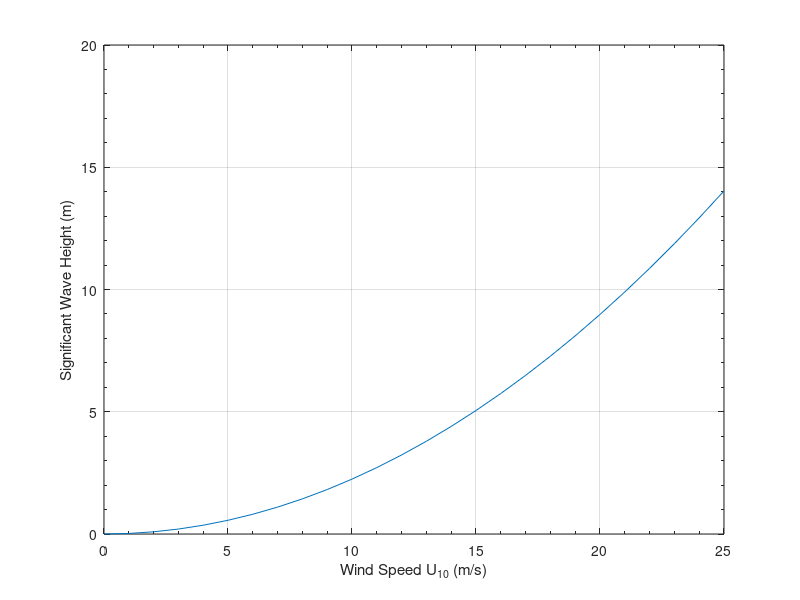

Reproduce this figure in MATLAB.
% wave_height_pierson_test.m
%
% Plot data output from Pierson and Moskowitz model for computing 
% wave height from wind speed. Uses data hard copied from
% boundary_test/wave_height_pierson_test screen outputs.
% Compare to significant wave height plot from 
% http://www.wikiwaves.org/Ocean-Wave_Spectra.

clear; close all;

a = [
    0 	0
    1 	0.022449
    2 	0.0897959
    3 	0.202041
    4 	0.359184
    5 	0.561224
    6 	0.808163
    7 	1.1
    8 	1.43673
    9 	1.81837
    10 	2.2449
    11 	2.71633
    12 	3.23265
    13 	3.79388
    14 	4.4
    15 	5.05102
    16 	5.74694
    17 	6.48776
    18 	7.27347
    19 	8.10408
    20 	8.97959
    21 	9.9
    22 	10.8653
    23 	11.8755
    24 	12.9306
    25 	14.0306
];

figure;
plot( a(:,1), a(:,2) ); grid
axis([0 25 0 20]);
xlabel('Wind Speed U_{10} (m/s)')
ylabel('Significant Wave Height (m)');

set(gca,'XTick',0:5:25); set(gca,'XMinorTick','on');
set(gca,'YTick',0:5:20); set(gca,'YMinorTick','on');




